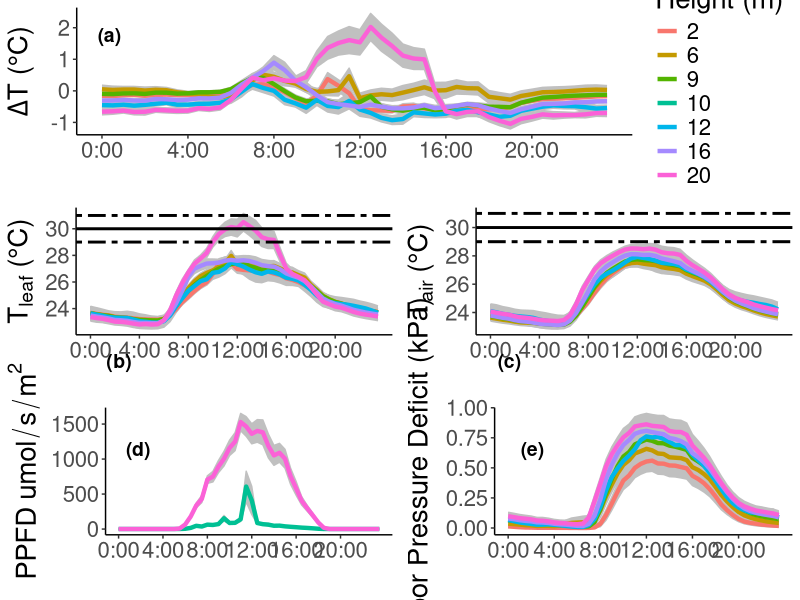

Write the R code that produced this figure.
#----
# Title: Diurnal Graph output from 2017 SURF Data
# Author: Ben Miller
# Date Started: 20181105
# Date updated: 20200602
# Description: Creates Diurnal pattern graphs of various variables that are then arranged in
#              a grid. The calculations are done within a function that can be seen below. 
#              Topt can be applied to the graphs at the end of the user defined variables.
#----

#Turns off current graphics and clears working environment
rm(list = ls())

# Sets libraries
library(tidyverse)
library(ggpubr)
library(lubridate)


# Sets working directory and defines varibles from files
data_master <- read.csv("SURF_data_master.csv", header = TRUE, sep = ",")

# Sets stat-value (in this isntance a Z value) used for CI calculation
test_stat <- 1.960 #95 percent

# Sets average Topt Value with confidence intervals for graphic display and time above estimation
T_opt <- c(29,30,31) #estimates for now, will change with updated values from Kelsey

# A ector of the axis labels desired for output

plot_labels <- c(expression(Delta*"T"*" (°C)"), expression("T"["leaf"]*" (°C)"),
                 expression(T["air"]*" (°C)"),
                 bquote("PPFD" ~ umol/s/m^2), "Vapor Pressure Deficit (kPa)")

# A list of variables to make plots of. 
# ***VARIBLES MUST MATCH THE ORDER WITH THE ABOVE VECTOR****

plot_variables <- c("delta_temp", "leaf_temp_c", "air_temp_c", "ppfd_mes", "vpd")

##########------------------- END OF USER DEFINED INPUTS ------------------------------##########
# Sets data types, creates easily averaged "time" column for data
data_master$halfhour <- as.POSIXlt(data_master$halfhour)
data_master$sens_hgt <- as.factor(data_master$sens_hgt)

data_master$hour <- as.numeric(hour(data_master$halfhour))
data_master$minutes <- as.numeric(minute(data_master$halfhour))
data_master$time <- data_master$hour + ifelse(data_master$minutes == 30, .5, 0)
data_master <- data_master %>%
  dplyr::select(-c(halfhour,X, hour, minutes))

# Delta T Calculation
data_master$delta_temp <- data_master$leaf_temp_c - data_master$air_temp_c

# Function to perform average calculations and create plots 0of the output of the diurnal patterns
diurnal_plot_function <- function(input_df, var_vector, lab_vector, z_value) {
  #initializes empty plot list
  plots <- c()
  # loops through the variable vector, and for each variable in the vector does measures
  # of central tendancy and makes a plot of its diurnal pattern.
  for (i in 1:length(var_vector)) {
    print(paste0("Making ",var_vector[i], " diurnal graph"))
    input_df$x <- input_df[, var_vector[i]]
    out_df <- input_df %>%
      dplyr::group_by(sens_hgt, time) %>%
      dplyr::summarise(mean = mean(x, na.rm = TRUE), 
                       sd = sd(x, na.rm = TRUE),
                       n = n(),
                       ci = test_stat*(sd/sqrt(n)))
    
    #Diurnal Plots are created one by one as the loop repeats
    plots[[var_vector[i]]] <- ggplot(data = out_df,
                                     aes(x = time, y = mean,
                                         group = sens_hgt)) +
      theme_classic() +
      theme(text = element_text(size = 20))+
      geom_ribbon(aes(ymin = mean - ci, ymax = mean + ci,
                      group = sens_hgt), color = rgb(red = 192,
                                                     green = 192,
                                                     blue = 192,
                                                     maxColorValue = 255),
                  fill = rgb(red = 192, blue = 192, green =  192,
                             maxColorValue = 255)) +
      geom_line(aes(color = sens_hgt), na.rm = T, size = 1.5) +
      labs(x = "", y = lab_vector[i],
           color = "Sensor \nHeight (m)") +
      scale_x_continuous(breaks = c(0, 4, 8, 12, 16, 20),
                         labels = c("0:00", "4:00", "8:00", "12:00",
                                    "16:00", "20:00"))
    # Finds the air temp graphs based on theier identifying string and
    # adds the Topt information to the plots. Also matches the scales
    # of the two plots for ease of comparison.
    if (grepl("temp_c", var_vector[i])){
      plots[[var_vector[i]]] <- plots[[var_vector[i]]] +
        scale_y_continuous(breaks = c(24, 26, 28, 30)) +
        geom_hline(yintercept = median(T_opt),
                   linetype = 1, size = 1) + 
        geom_hline(yintercept = min(T_opt),
                   linetype = 6, size = 1) + 
        geom_hline(yintercept = max(T_opt),
                   linetype = 6, size = 1)
    }
  }
  assign(x = "Diurnal_Plots", plots, envir = .GlobalEnv)
}
 
diurnal_plot_function(data_master, plot_variables, plot_labels, Z)

# Creates grid of all graphs
print("Saving output of all diurnal graphs to file")

# Turns on a graphics device and saves the graphs all in a grid to a .tiff file. Filename must have .tiff at the end
# tiff(filename = "Figure_2_Diunal_Pattern.tiff",
#      width = 720, height = 1080, units = "px",
#      compression = "none")

# Places all the plots into a grid, mess with the outputs to get different bits where
# they look nice. Would be difficult to automate that process as computers have no taste.
ggarrange(Diurnal_Plots$delta_temp,
          nrow = 3, legend = "right",
          hjust = -4.25, vjust = 3,
          labels = "(a)",
          ggarrange(Diurnal_Plots$leaf_temp_c,
                    Diurnal_Plots$air_temp_c,
                    ncol = 2, legend = "none",
                    hjust = -4.25, vjust = 12,
                    labels = c("(b)", "(c)")),
          ggarrange(Diurnal_Plots$ppfd_mes, Diurnal_Plots$vpd, 
                    ncol = 2, legend = "none",
                    hjust = -5.25, vjust =  4,
                    labels = c("(d)", "(e)")))

ggsave(filename = "Figure_2_Diunal_Pattern.tiff",
       width = 19, height = 29, units = "cm", device = "tiff")

dev.off()

print("Finished making graph")



# End of script
